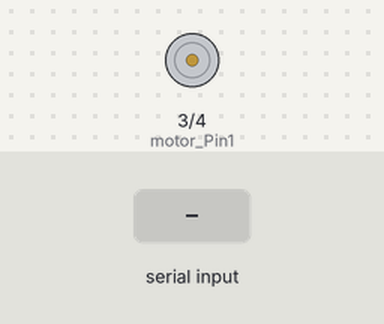
The sketch below on a simulated Arduino Uno, built with avr-gcc and run on an emulated ATmega328P. Parts: motor-driver pin pairs drawn as motors (green arrow = first pin HIGH = forward, orange = second pin HIGH = backward, longer = more drive, scaled by the enable pin). The inputs (shaded band) are chosen by the test bench.

Above: at 1.2 s.
1.3 s: "1" received over Serial
At 2.2 s:
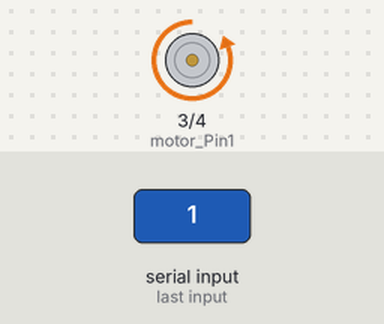
2.8 s: "2" received over Serial
At 3.3 s:
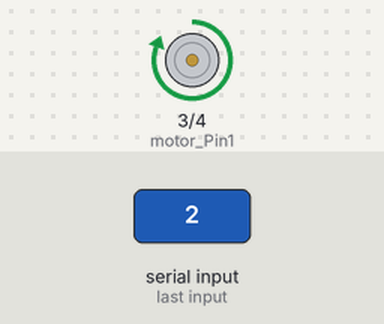
4.3 s: "0" received over Serial
At 5.7 s:
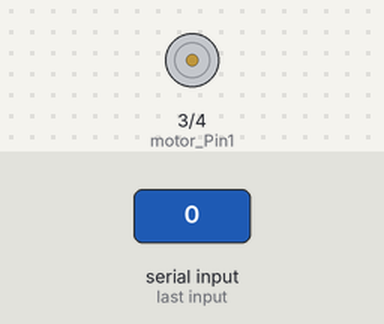
Timing chart, 0 to 7.3 s (numbered marks = the images above; inputs shaded):
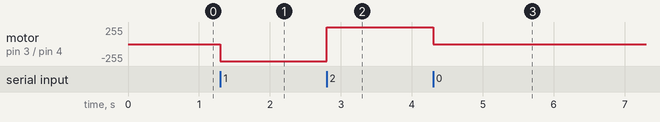

Measured:
- after the input at 1.3 s, motor on pin 3 (motor_Pin1) / pin 4 (motor_Pin2): stopped → backward 255/255 at once
- after the input at 2.8 s, motor on pin 3 (motor_Pin1) / pin 4 (motor_Pin2): backward 255/255 → forward 255/255 at once
- after the input at 4.3 s, motor on pin 3 (motor_Pin1) / pin 4 (motor_Pin2): forward 255/255 → stopped at once

The sketch:

_7-Bluetooth-ile_Motor-Kontrol_.ino
```cpp
int motor_Pin1 = 3; //L293D 2.PİN
int motor_Pin2 = 4; //L293D 7.PİN
int enable_Pin = 5; //L293D 1.PİN
int durum , bayrak =0;


void setup()
{
 //Giris cikis pinlerinin ayarlanmasi
   pinMode(motor_Pin1,OUTPUT);
   pinMode(motor_Pin2,OUTPUT);
   pinMode(enable_Pin,OUTPUT); //Motorun calisabilmesi icin yetki pinini(enablePin) yapiyoruz.
   digitalWrite(enable_Pin ,HIGH);
   //Bluetooth ile seri iletisim baslatildi.
   Serial.begin(9600);
}
void loop()
{
  if(Serial.available()>0)
  {
    durum = Serial.read();
    bayrak = 0;
  }
  //Eger mobilden "0" bilgisi gelirse motor dursun.

  if(durum == '0')
  {
    digitalWrite(motor_Pin1 ,LOW);
    digitalWrite(motor_Pin2 ,LOW);
    if(bayrak == '0')
    {
      Serial.println("Motor : Kapalı" );
      bayrak = 1;
    }
  }
  //Eger mobilden "1" bilgisi gelirse motor saga donsun.
  else if(durum == '1')
  {
    digitalWrite(motor_Pin1 ,LOW);
    digitalWrite(motor_Pin2 ,HIGH);
    if(bayrak == '1')
    {
      Serial.println("Motor : Sağa Dönüyor" );
      bayrak = 1;
    }
  }
  //Eger mobilden "2" bilgisi gelirse motor sola donsun.
  else if(durum == '2')
  {
    digitalWrite(motor_Pin1 ,HIGH);
    digitalWrite(motor_Pin2 ,LOW);
    if(bayrak == '0')
    {
      Serial.println("Motor : Sola Dönüyor" );
      bayrak = 1;
    }
  }
}
```
